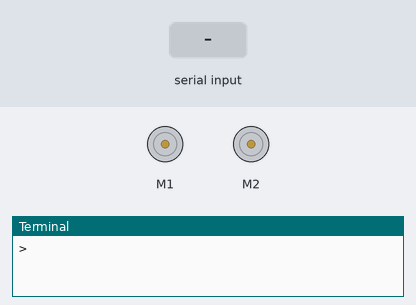
The program below on a simulated Raspberry Pi (BCM pin numbers). Shown: 2 × DC motor (green arrow = forward, orange = backward, longer = faster), the last lines printed to the terminal. Inputs (shaded band) come from the test bench. Motors are numbered in the order the program creates them (left before right in a Robot).

Above: at 1.2 s.
1.3 s: "l" typed at the terminal, then Enter
At 2.5 s:
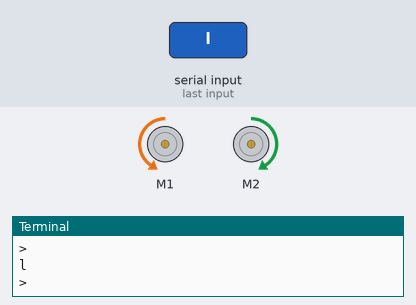
2.8 s: "r" typed at the terminal, then Enter
At 3.7 s:
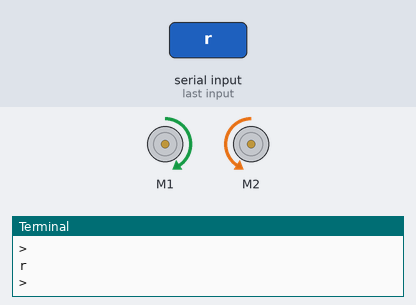
4.3 s: "g" typed at the terminal, then Enter
At 4.8 s:
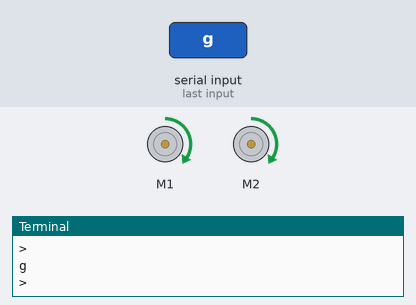
5.8 s: "b" typed at the terminal, then Enter
At 7.2 s:
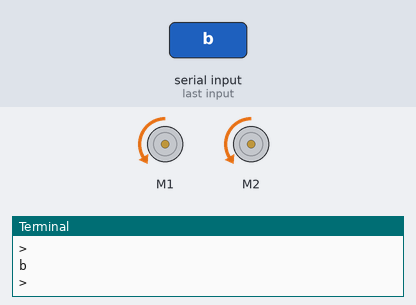
Timing chart, 0 to 8.3 s (numbered marks = the images above; inputs shaded):
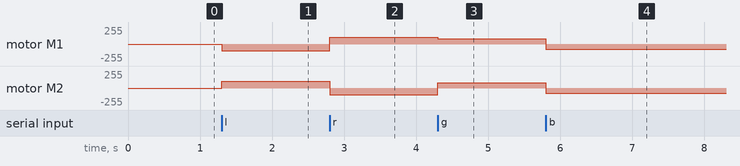

The program:

ex03.py
```python
from gpiozero import Robot
from time import sleep

# left/right = (전진,후진,PWM)
car = Robot(left=(17,27,22), right=(15,18,14), pwm=True)

while True:
    cmd = input("> ")

    if cmd == "q":
        break
    elif cmd == "l":
        car.left(0.4)
    elif cmd == "r":
        car.right(0.4)
    elif cmd == "g":
        car.forward(0.3)
    elif cmd == "b":
        car.backward(0.3)
    elif cmd == "s":
        car.stop()
    else:
        car.stop()
```

Measured:
- after the input at 1.3 s, motor M1: stopped → backward 102/255 at once; motor M2: stopped → forward 102/255 at once
- after the input at 2.8 s, motor M1: backward 102/255 → forward 102/255 at once; motor M2: forward 102/255 → backward 102/255 at once
- after the input at 4.3 s, motor M1: forward 102/255 → forward 76/255 at once; motor M2: backward 102/255 → forward 76/255 at once
- after the input at 5.8 s, motor M1, motor M2: forward 76/255 → backward 76/255 at once
